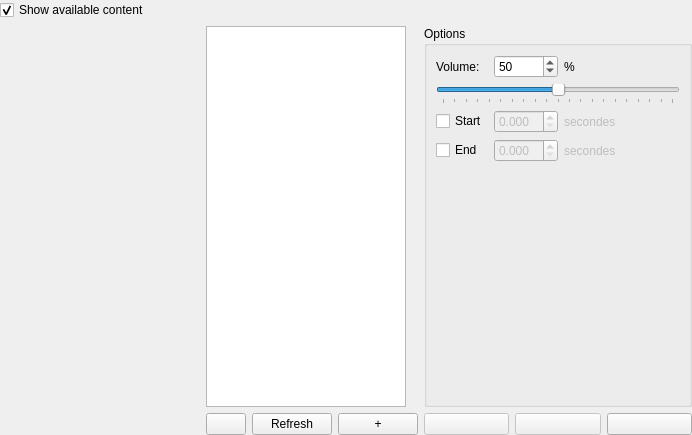
<?xml version="1.0" encoding="UTF-8"?>
<ui version="4.0">
 <class>PanelSongs</class>
 <widget class="QWidget" name="PanelSongs">
  <property name="geometry">
   <rect>
    <x>0</x>
    <y>0</y>
    <width>692</width>
    <height>435</height>
   </rect>
  </property>
  <property name="windowTitle">
   <string>Songs</string>
  </property>
  <layout class="QGridLayout" name="gridLayout">
   <property name="leftMargin">
    <number>0</number>
   </property>
   <property name="topMargin">
    <number>0</number>
   </property>
   <property name="rightMargin">
    <number>0</number>
   </property>
   <property name="bottomMargin">
    <number>0</number>
   </property>
   <item row="0" column="0">
    <layout class="QVBoxLayout" name="verticalLayout_3">
     <item>
      <widget class="QCheckBox" name="checkBoxContent">
       <property name="text">
        <string>Show available content</string>
       </property>
       <property name="checked">
        <bool>true</bool>
       </property>
      </widget>
     </item>
     <item>
      <layout class="QHBoxLayout" name="horizontalLayout_3" stretch="0,0,1">
       <item>
        <widget class="PanelSuperList" name="widgetPanelIDs" native="true">
         <property name="minimumSize">
          <size>
           <width>200</width>
           <height>0</height>
          </size>
         </property>
         <property name="maximumSize">
          <size>
           <width>200</width>
           <height>16777215</height>
          </size>
         </property>
        </widget>
       </item>
       <item>
        <layout class="QVBoxLayout" name="verticalLayout" stretch="1,0">
         <item>
          <widget class="WidgetSuperTree" name="treeViewAvailableContent">
           <property name="minimumSize">
            <size>
             <width>200</width>
             <height>0</height>
            </size>
           </property>
           <property name="maximumSize">
            <size>
             <width>200</width>
             <height>16777215</height>
            </size>
           </property>
           <attribute name="headerVisible">
            <bool>false</bool>
           </attribute>
          </widget>
         </item>
         <item>
          <layout class="QHBoxLayout" name="horizontalLayout" stretch="1,0,1">
           <item>
            <widget class="QPushButton" name="pushButtonMove">
             <property name="maximumSize">
              <size>
               <width>16777215</width>
               <height>22</height>
              </size>
             </property>
             <property name="text">
              <string/>
             </property>
             <property name="icon">
              <iconset resource="../ressources.qrc">
               <normaloff>:/icons/Ressources/big_arrow_left.png</normaloff>:/icons/Ressources/big_arrow_left.png</iconset>
             </property>
            </widget>
           </item>
           <item>
            <widget class="QPushButton" name="pushButtonRefresh">
             <property name="text">
              <string>Refresh</string>
             </property>
            </widget>
           </item>
           <item>
            <widget class="QPushButton" name="pushButtonAdd">
             <property name="maximumSize">
              <size>
               <width>16777215</width>
               <height>22</height>
              </size>
             </property>
             <property name="text">
              <string>+</string>
             </property>
            </widget>
           </item>
          </layout>
         </item>
        </layout>
       </item>
       <item>
        <layout class="QVBoxLayout" name="verticalLayout_2" stretch="1,0">
         <item>
          <widget class="QGroupBox" name="groupBox">
           <property name="title">
            <string>Options</string>
           </property>
           <layout class="QGridLayout" name="gridLayout_3">
            <item row="0" column="0">
             <layout class="QGridLayout" name="gridLayout_2">
              <item row="2" column="1">
               <widget class="QDoubleSpinBox" name="doubleSpinBoxStart">
                <property name="enabled">
                 <bool>false</bool>
                </property>
                <property name="decimals">
                 <number>3</number>
                </property>
               </widget>
              </item>
              <item row="4" column="0" colspan="4">
               <spacer name="verticalSpacer">
                <property name="orientation">
                 <enum>Qt::Vertical</enum>
                </property>
                <property name="sizeHint" stdset="0">
                 <size>
                  <width>218</width>
                  <height>98</height>
                 </size>
                </property>
               </spacer>
              </item>
              <item row="3" column="2">
               <widget class="QLabel" name="labelSeconds2">
                <property name="enabled">
                 <bool>false</bool>
                </property>
                <property name="text">
                 <string>secondes</string>
                </property>
               </widget>
              </item>
              <item row="2" column="3" rowspan="2">
               <spacer name="horizontalSpacer">
                <property name="orientation">
                 <enum>Qt::Horizontal</enum>
                </property>
                <property name="sizeHint" stdset="0">
                 <size>
                  <width>17</width>
                  <height>48</height>
                 </size>
                </property>
               </spacer>
              </item>
              <item row="0" column="1">
               <widget class="QSpinBox" name="spinBoxVolume">
                <property name="maximum">
                 <number>100</number>
                </property>
                <property name="value">
                 <number>50</number>
                </property>
               </widget>
              </item>
              <item row="0" column="2" colspan="2">
               <widget class="QLabel" name="label_3">
                <property name="text">
                 <string>%</string>
                </property>
               </widget>
              </item>
              <item row="2" column="0">
               <widget class="QCheckBox" name="checkBoxStart">
                <property name="text">
                 <string>Start</string>
                </property>
               </widget>
              </item>
              <item row="1" column="0" colspan="4">
               <widget class="QSlider" name="horizontalSliderVolume">
                <property name="maximum">
                 <number>100</number>
                </property>
                <property name="singleStep">
                 <number>1</number>
                </property>
                <property name="sliderPosition">
                 <number>50</number>
                </property>
                <property name="tracking">
                 <bool>true</bool>
                </property>
                <property name="orientation">
                 <enum>Qt::Horizontal</enum>
                </property>
                <property name="tickPosition">
                 <enum>QSlider::TicksBelow</enum>
                </property>
                <property name="tickInterval">
                 <number>5</number>
                </property>
               </widget>
              </item>
              <item row="3" column="1">
               <widget class="QDoubleSpinBox" name="doubleSpinBoxEnd">
                <property name="enabled">
                 <bool>false</bool>
                </property>
                <property name="decimals">
                 <number>3</number>
                </property>
               </widget>
              </item>
              <item row="3" column="0">
               <widget class="QCheckBox" name="checkBoxEnd">
                <property name="text">
                 <string>End</string>
                </property>
               </widget>
              </item>
              <item row="0" column="0">
               <widget class="QLabel" name="label">
                <property name="text">
                 <string>Volume:</string>
                </property>
               </widget>
              </item>
              <item row="2" column="2">
               <widget class="QLabel" name="labelSeconds1">
                <property name="enabled">
                 <bool>false</bool>
                </property>
                <property name="text">
                 <string>secondes</string>
                </property>
               </widget>
              </item>
             </layout>
            </item>
           </layout>
          </widget>
         </item>
         <item>
          <layout class="QHBoxLayout" name="horizontalLayout_2">
           <item>
            <widget class="QPushButton" name="pushButtonPause">
             <property name="enabled">
              <bool>false</bool>
             </property>
             <property name="text">
              <string/>
             </property>
             <property name="icon">
              <iconset resource="../ressources.qrc">
               <normaloff>:/icons/Ressources/pause_song.png</normaloff>:/icons/Ressources/pause_song.png</iconset>
             </property>
            </widget>
           </item>
           <item>
            <widget class="QPushButton" name="pushButtonStop">
             <property name="enabled">
              <bool>false</bool>
             </property>
             <property name="text">
              <string/>
             </property>
             <property name="icon">
              <iconset resource="../ressources.qrc">
               <normaloff>:/icons/Ressources/stop_song.png</normaloff>:/icons/Ressources/stop_song.png</iconset>
             </property>
            </widget>
           </item>
           <item>
            <widget class="QPushButton" name="pushButtonPlay">
             <property name="text">
              <string/>
             </property>
             <property name="icon">
              <iconset resource="../ressources.qrc">
               <normaloff>:/icons/Ressources/play_song.png</normaloff>:/icons/Ressources/play_song.png</iconset>
             </property>
            </widget>
           </item>
          </layout>
         </item>
        </layout>
       </item>
      </layout>
     </item>
    </layout>
   </item>
  </layout>
 </widget>
 <customwidgets>
  <customwidget>
   <class>PanelSuperList</class>
   <extends>QWidget</extends>
   <header>panelsuperlist.h</header>
   <container>1</container>
  </customwidget>
  <customwidget>
   <class>WidgetSuperTree</class>
   <extends>QTreeView</extends>
   <header>widgetsupertree.h</header>
  </customwidget>
 </customwidgets>
 <resources>
  <include location="../ressources.qrc"/>
 </resources>
 <connections/>
</ui>
